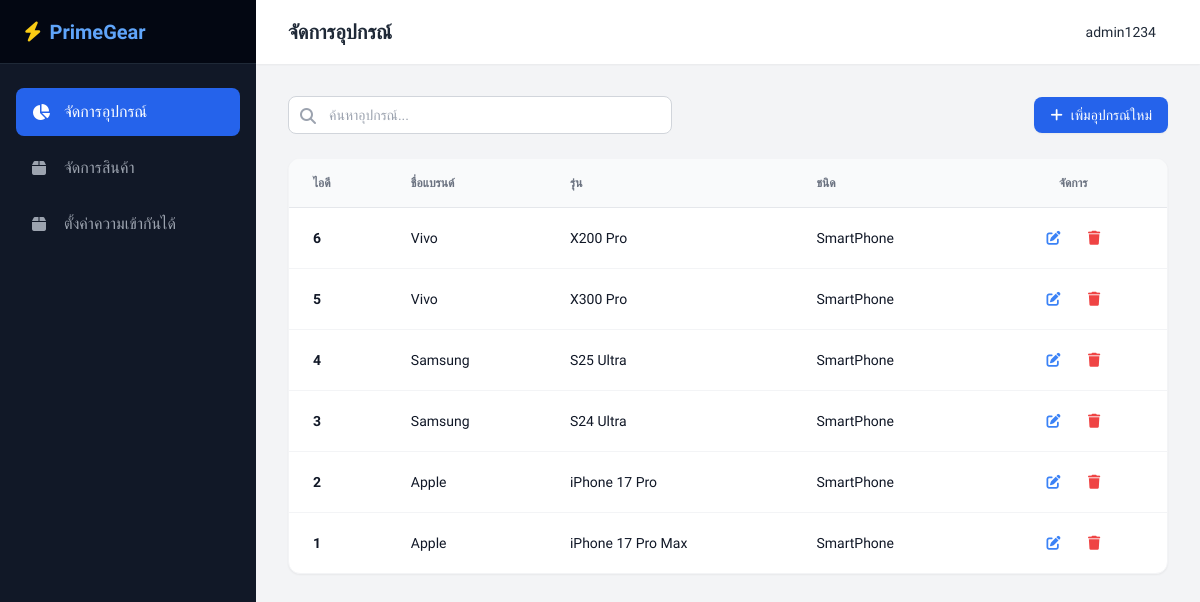
Page /admin/devices.php (signed in) on the earlier database version.
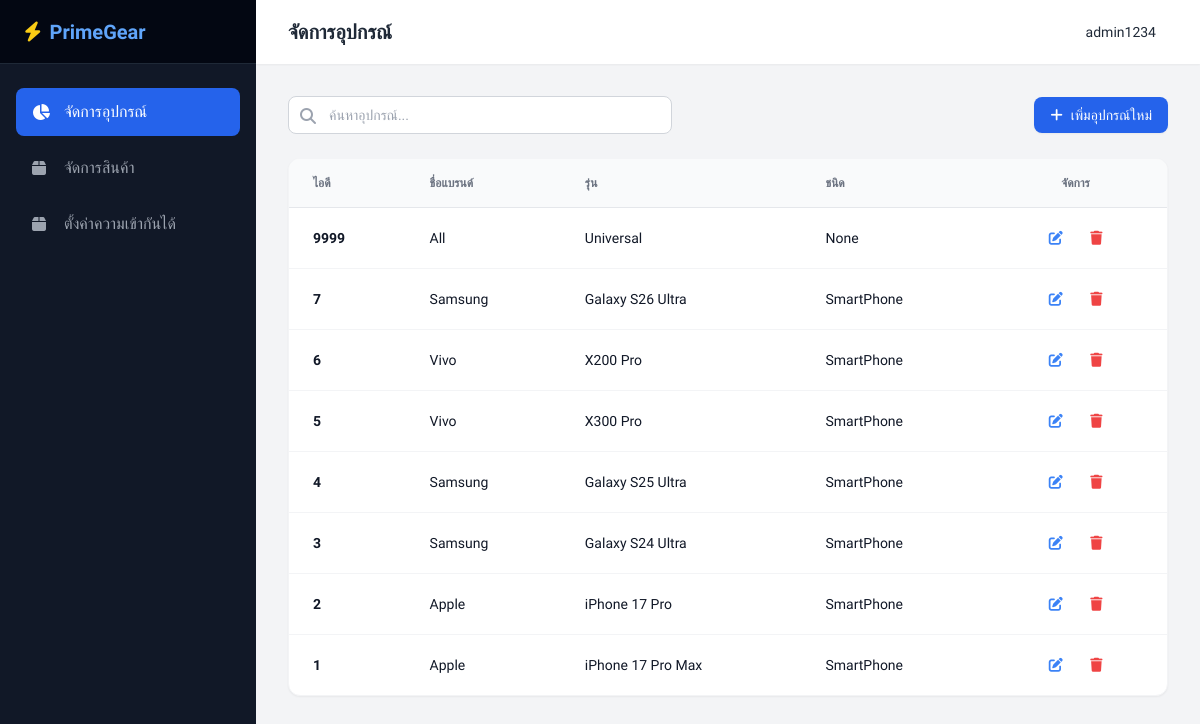
Same page on the later database version.
### tables this page shows
CREATE TABLE `devices` (
  `Device_ID` int NOT NULL,
  `Brand` varchar(40) NOT NULL,
  `Model_Name` varchar(40) NOT NULL,
  `Type` varchar(30) NOT NULL
);

### admin/devices.php (the view, shortened to what the changed rows need)
<?php
require '../process/client.php';
$result = $conn->query("SELECT * FROM Devices ORDER BY Device_ID DESC");
?>
<!DOCTYPE html>
<html lang="th">
<head>
    <script src="https://cdn.tailwindcss.com"></script>
    <link rel="stylesheet" href="https://cdnjs.cloudflare.com/ajax/libs/font-awesome/6.4.0/css/all.min.css">
</head>
<body class="bg-gray-100 flex h-screen overflow-hidden text-gray-800">
    <div class="flex-1 flex flex-col h-screen overflow-hidden">
        <header class="h-16 bg-white shadow-sm flex items-center justify-between px-8 z-10">
            <h2 class="text-xl font-semibold text-gray-800">จัดการอุปกรณ์</h2>
        </header>
        <main class="flex-1 overflow-y-auto p-8">
            <div class="bg-white rounded-xl shadow-sm border border-gray-100 overflow-hidden">
                <div class="overflow-x-auto">
                    <table class="w-full text-left text-sm text-gray-600">
                        <thead class="bg-gray-50 text-gray-500 uppercase text-xs border-b border-gray-200">
                            <tr>
                                <th class="px-6 py-4">ไอดี</th>
                                <th class="px-6 py-4">ชื่อแบรนด์</th>
                                <th class="px-6 py-4">รุ่น</th>
                                <th class="px-6 py-4">ชนิด</th>
                                <th class="px-6 py-4 text-center">จัดการ</th>
                            </tr>
                        </thead>
                        <tbody class="divide-y divide-gray-100">
                            <?php if ($result->num_rows > 0): ?>
                                <?php while($row = $result->fetch_assoc()): ?>
                                <tr class="hover:bg-gray-50 transition-colors">
                                    <td class="px-6 py-3">
                                        <p class="font-bold text-gray-900"><?php echo htmlspecialchars($row['Device_ID']); ?></p>
                                    </td>
                                    <td class="px-6 py-3 font-medium text-gray-900"><?php echo htmlspecialchars($row['Brand']); ?></td>
                                    <td class="px-6 py-3 font-medium text-gray-900"><?php echo htmlspecialchars($row['Model_Name']); ?></td>
                                    <td class="px-6 py-3 font-medium text-gray-900"><?php echo htmlspecialchars($row['Type']); ?></td>
                                    <td class="px-6 py-3 text-center whitespace-nowrap">
                                        <button onclick="openEditModal(
                                            <?php echo $row['Device_ID']; ?>,
                                            '<?php echo htmlspecialchars($row['Brand'], ENT_QUOTES); ?>',
                                            '<?php echo htmlspecialchars($row['Model_Name'], ENT_QUOTES); ?>',
                                            '<?php echo htmlspecialchars($row['Type'], ENT_QUOTES); ?>'
                                        )" class="text-blue-500 hover:text-blue-700 mx-1 p-2 rounded hover:bg-blue-50 transition" title="แก้ไข">
                                            <i class="fa-solid fa-pen-to-square"></i>
                                        </button>
                                        <button onclick="confirmDelete(<?php echo $row['Device_ID']; ?>, '<?php echo addslashes($row['Model_Name']); ?>')" class="text-red-500 hover:text-red-700 mx-1 p-2 rounded hover:bg-red-50 transition" title="ลบ">
                                            <i class="fa-solid fa-trash"></i>
                                        </button>
                                    </td>
                                </tr>
                                <?php endwhile; ?>
                            <?php else: ?>
                                <tr>
                                    <td colspan="5" class="px-6 py-8 text-center text-gray-500">ยังไม่มีข้อมูลอุปกรณ์ในระบบ</td>
                                </tr>
                            <?php endif; ?>
                        </tbody>
                    </table>
                </div>
            </div>
        </main>
    </div>
</body>
</html>

Differences in the rows shown:
added devices: Device_ID "9999", Brand "All", Model_Name "Universal", Type "None"
added devices: Device_ID "7", Brand "Samsung", Model_Name "Galaxy S26 Ultra", Type "SmartPhone"
changed devices id 4: Model_Name "S25 Ultra" → "Galaxy S25 Ultra"
changed devices id 3: Model_Name "S24 Ultra" → "Galaxy S24 Ultra"
